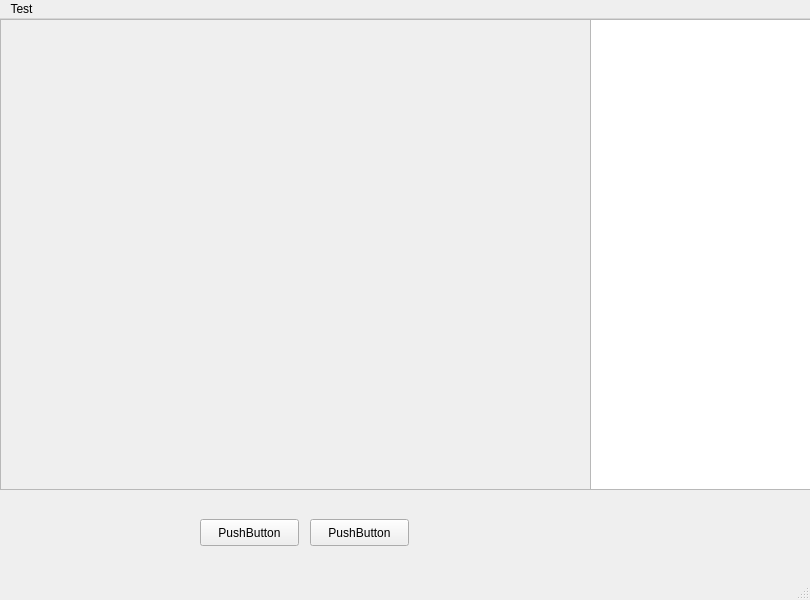
<?xml version="1.0" encoding="UTF-8"?>
<ui version="4.0">
 <class>MainWindow</class>
 <widget class="QMainWindow" name="MainWindow">
  <property name="geometry">
   <rect>
    <x>0</x>
    <y>0</y>
    <width>810</width>
    <height>600</height>
   </rect>
  </property>
  <property name="windowTitle">
   <string>MainWindow</string>
  </property>
  <widget class="QWidget" name="centralwidget">
   <widget class="QScrollArea" name="scrollArea">
    <property name="geometry">
     <rect>
      <x>0</x>
      <y>0</y>
      <width>591</width>
      <height>471</height>
     </rect>
    </property>
    <property name="widgetResizable">
     <bool>true</bool>
    </property>
    <widget class="QWidget" name="scrollAreaWidgetContents">
     <property name="geometry">
      <rect>
       <x>0</x>
       <y>0</y>
       <width>589</width>
       <height>469</height>
      </rect>
     </property>
    </widget>
   </widget>
   <widget class="QPushButton" name="pushButton">
    <property name="geometry">
     <rect>
      <x>200</x>
      <y>500</y>
      <width>99</width>
      <height>27</height>
     </rect>
    </property>
    <property name="text">
     <string>PushButton</string>
    </property>
   </widget>
   <widget class="QPushButton" name="pushButton_2">
    <property name="geometry">
     <rect>
      <x>310</x>
      <y>500</y>
      <width>99</width>
      <height>27</height>
     </rect>
    </property>
    <property name="text">
     <string>PushButton</string>
    </property>
   </widget>
   <widget class="QListView" name="listView">
    <property name="geometry">
     <rect>
      <x>590</x>
      <y>0</y>
      <width>221</width>
      <height>471</height>
     </rect>
    </property>
   </widget>
  </widget>
  <widget class="QMenuBar" name="menubar">
   <property name="geometry">
    <rect>
     <x>0</x>
     <y>0</y>
     <width>810</width>
     <height>25</height>
    </rect>
   </property>
   <widget class="QMenu" name="menuTest">
    <property name="title">
     <string>Test</string>
    </property>
   </widget>
   <addaction name="menuTest"/>
  </widget>
  <widget class="QStatusBar" name="statusbar"/>
 </widget>
 <resources/>
 <connections/>
</ui>
